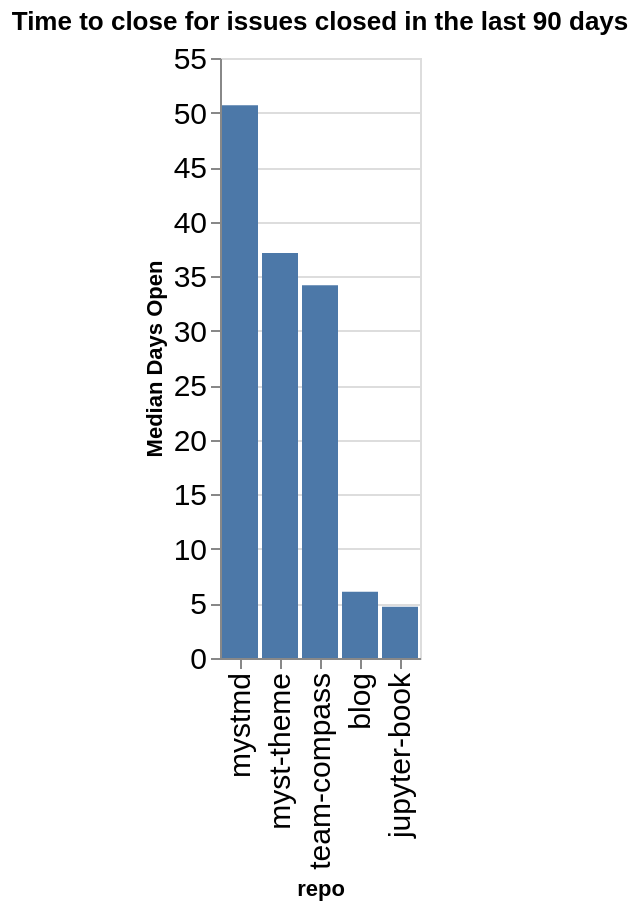

Notebook cell for this chart:
### Code cell
time_open = closed.groupby(['org', 'repo']).agg({'time_open': 'median'}).reset_index()
time_open['time_open'] = time_open['time_open'] / (60 * 60 * 24)
time_open['org/repo'] = time_open.apply(lambda a: a['org'] + '/' + a['repo'], axis=1)
sorted_vals = time_open.sort_values(['org', 'time_open'], ascending=False)['repo'].values
alt.Chart(data=time_open, title=f"Time to close for issues closed in the last {n_days} days").mark_bar().encode(
    x=alt.X('repo', sort=alt.Sort(sorted_vals.tolist())),
    y=alt.Y('time_open', title="Median Days Open"),
)

### Figure 1 — Vega-Lite specification as saved in the notebook (floating-point values rounded to 4 significant figures)
{"config": {"axisLeft": {"labelFontSize": 15}, "axisBottom": {"labelFontSize": 15}}, "data": {"name": "data-abe37e35f8dc3f31b6b4d582d5dd3ed9"}, "mark": {"type": "bar"}, "encoding": {"x": {"field": "repo", "sort": ["mystmd", "myst-theme", "team-compass", "blog", "jupyter-book"], "type": "nominal"}, "y": {"field": "time_open", "title": "Median Days Open", "type": "quantitative"}}, "title": "Time to close for issues closed in the last 90 days", "$schema": "https://vega.github.io/schema/vega-lite/v5.20.1.json", "datasets": {"data-abe37e35f8dc3f31b6b4d582d5dd3ed9": [{"org": "jupyter-book", "repo": "blog", "time_open": 6.07, "org/repo": "jupyter-book/blog"}, {"org": "jupyter-book", "repo": "jupyter-book", "time_open": 4.706, "org/repo": "jupyter-book/jupyter-book"}, {"org": "jupyter-book", "repo": "myst-theme", "time_open": 37.14, "org/repo": "jupyter-book/myst-theme"}, {"org": "jupyter-book", "repo": "mystmd", "time_open": 50.67, "org/repo": "jupyter-book/mystmd"}, {"org": "jupyter-book", "repo": "team-compass", "time_open": 34.17, "org/repo": "jupyter-book/team-compass"}]}}
